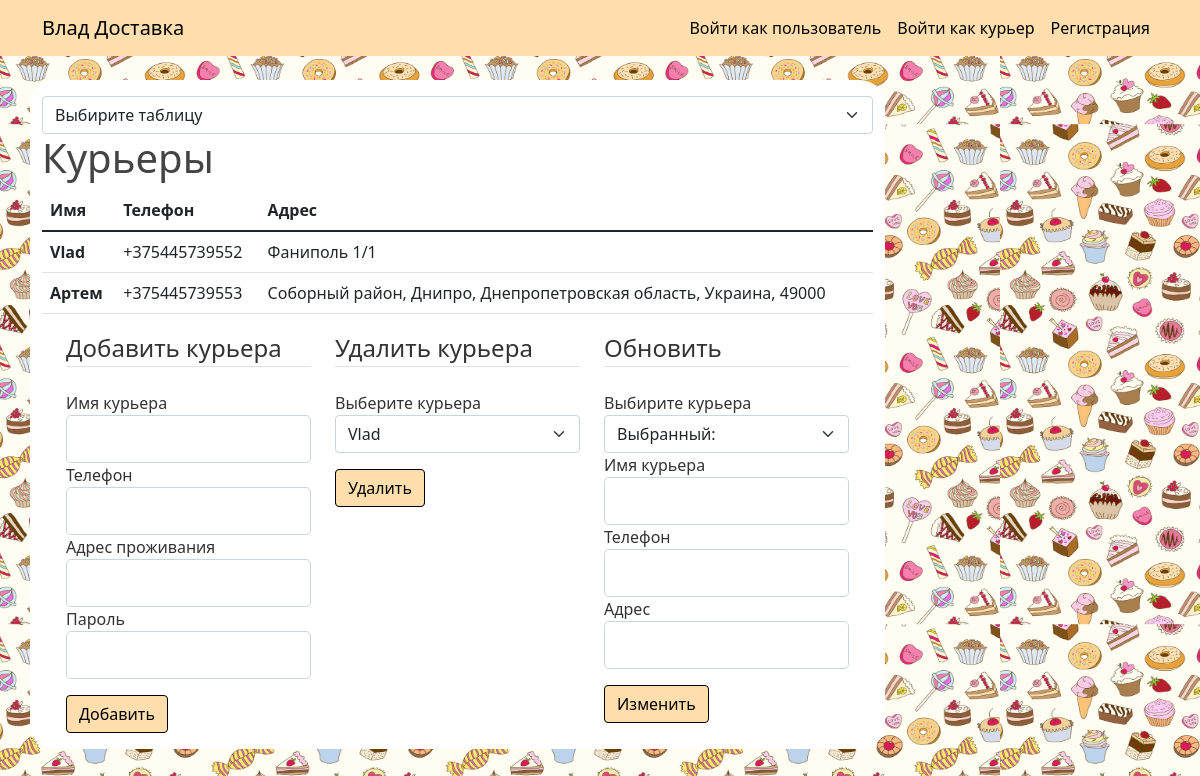
/admin_tables/couriers/, run on the app's committed database.
### bd_project/models.py (models this page shows, shortened)
class BaseModel(Model):
    id = PrimaryKeyField(unique=True)
    class Meta:
        database = db
        order_by = 'id'

class Courier(BaseModel):
    name = CharField(max_length=20, unique=True, null=False)
    phone = CharField(max_length=15, unique=True, null=False)
    address = CharField(max_length=20, null=False)
    password = CharField(null=False)
    class Meta:
        db_table = 'Couriers'

### bd_project/admin_couriers_table/routes.py (the view)
@admin_couriers_table.route('/admin_tables/couriers/', methods=['GET'])
def couriers_table():
    add_form, delete_form, update_form, couriers = init_forms_and_couriers()
    delete_form.select_del.choices = [(g.id, g.name) for g in couriers]
    return render_template('admin_pages/table_couriers.html', couriers=couriers, add_form=add_form,
                           delete_form=delete_form, update_form=update_form)

### bd_project/admin_couriers_table/forms.py (shortened to what this page needs)
class AddCourierForm(FlaskForm):
    name_add = StringField('Имя курьера',
                           validators=[DataRequired(), Length(min=2, max=20)])
    phone_add = StringField('Телефон',
                            validators=[DataRequired()])
    address_add = StringField('Адрес проживания',
                              validators=[DataRequired()])
    password_add = StringField('Пароль', validators=[DataRequired()])
    submit_add = SubmitField('Добавить')

class DeleteCourierForm(FlaskForm):
    select_del = SelectField('Выберите курьера', coerce=int)
    del_submit = SubmitField('Удалить')

### bd_project/admin_couriers_table/utils.py (called while the page is built)
def init_forms_and_couriers():
    add_form = AddCourierForm()
    delete_form = DeleteCourierForm()
    update_form = UpdateCourierForm()
    couriers = Courier.select()
    return add_form, delete_form, update_form, couriers

### bd_project/templates/admin_pages/table_couriers.html (shortened to what this page needs)
{% extends "admin_pages/admin.html" %}
{% block table %}
<body>
<h1>Курьеры</h1>
<table class="table table">
    <thead>
    <tr>
        <th scope="col">Имя</th>
        <th scope="col">Телефон</th>
        <th scope="col">Адрес</th>
    </tr>
    </thead>
    <tbody>
    {% for courier in couriers %}
    <tr>
        <th scope="row">{{ courier.name }}</th>
        <td>{{ courier.phone }}</td>
        <td>{{ courier.address }}</td>
    </tr>
    {% endfor %}
    </tbody>
</table>
<div class="container">
    <div class="row">
        <div class="col">
            <form method="post" action="{{ url_for('admin_couriers_table.courier_creation') }}">
                <fieldset class="form-group">
                    <legend class="border-bottom mb-4">Добавить курьера</legend>
                    <div class="form-group">
                        {{ add_form.name_add.label(class="form-control-label") }}
                        {% if add_form.name_add.errors %}
                        {{ add_form.name_add(class="form-control form-control-lg is-invalid") }}
                        <div class="invalid-feedback">
                            {% for error in add_form.name_add.errors %}
                            <span>{{ error }}</span>
                            {% endfor %}
                        </div>
                        {% else %}
                        {{ add_form.name_add(class="form-control form-control-lg") }}
                        {% endif %}
                    </div>
                    <div class="form-group">
                        {{ add_form.phone_add.label(class="form-control-label") }}
                        {% if add_form.phone_add.errors %}
                        {{ add_form.phone_add(class="form-control form-control-lg is-invalid") }}
                        <div class="invalid-feedback">
                            {% for error in add_form.phone_add.errors %}
                            <span>{{ error }}</span>
                            {% endfor %}
                        </div>
                        {% else %}
                        {{ add_form.phone_add(class="form-control form-control-lg") }}
                        {% endif %}
                    </div>
                    <div class="form-group">
                        {{ add_form.address_add.label(class="form-control-label") }}
                        {% if add_form.address_add.errors %}
                        {{ add_form.address_add(class="form-control form-control-lg is-invalid") }}
                        <div class="invalid-feedback">
                            {% for error in add_form.address_add.errors %}
                            <span>{{ error }}</span>
                            {% endfor %}
                        </div>
                        {% else %}
                        {{ add_form.address_add(class="form-control form-control-lg") }}
                        {% endif %}
                    </div>
                     <div class="form-group">
                        {{ add_form.password_add.label(class="form-control-label") }}
                        {% if add_form.password_add.errors %}
                        {{ add_form.password_add(class="form-control form-control-lg is-invalid") }}
                        <div class="invalid-feedback">
                            {% for error in add_form.password_add.errors %}
                            <span>{{ error }}</span>
                            {% endfor %}
                        </div>
                        {% else %}
                        {{ add_form.password_add(class="form-control form-control-lg") }}
                        {% endif %}
                    </div>
                    <div class="form-group pt-3">
                        {{ add_form.submit_add(class="btn btn-outline-info") }}
                    </div>
                </fieldset>
            </form>
        </div>
        <div class="col">
            <form method="post" action="{{ url_for('admin_couriers_table.courier_removing') }}">
                <fieldset class="form-group">
                    <legend class="border-bottom mb-4">Удалить курьера</legend>
                    <div class="form-group">
                        {{ delete_form.select_del.label(class="form-control-label") }}
                        {{ delete_form.select_del(class="form-select") }}
                    </div>
                    <div class="form-group pt-3">
                        {{ delete_form.del_submit(class="btn btn-outline-info") }}
                    </div>
                </fieldset>
            </form>
        </div>
         <div class="col">
            <form method="post" action="">
                <fieldset class="form-group">
                    <legend class="border-bottom mb-4">Обновить</legend>
                    <label class="form-control-label">Выбирите курьера</label>
                    <select class="form-select " onchange="location = this.value;" name="forma">
                        <option selected>Выбранный: {{ select_courier }}</option>
                    </select>
                    <div class="form-group">
                        {{ update_form.name_update.label(class="form-control-label") }}
                        {% if update_form.name_update.errors %}
                        {{ update_form.name_update(class="form-control form-control-lg is-invalid") }}
                        <div class="invalid-feedback">
                            {% for error in update_form.name_update.errors %}
                            <span>{{ error }}</span>
                            {% endfor %}
                        </div>
                        {% else %}
                        {{ update_form.name_update(class="form-control form-control-lg") }}
                        {% endif %}
                    </div>
                    <div class="form-group">
                        {{ update_form.phone_update.label(class="form-control-label") }}
                        {% if update_form.phone_update.errors %}
                        {{ update_form.phone_update(class="form-control form-control-lg is-invalid") }}
                        <div class="invalid-feedback">
                            {% for error in update_form.phone_update.errors %}
                            <span>{{ error }}</span>
                            {% endfor %}
                        </div>
                        {% else %}
                        {{ update_form.phone_update(class="form-control form-control-lg") }}
                        {% endif %}
                    </div>
                    <div class="form-group">
                        {{ update_form.address_update.label(class="form-control-label") }}
                        {% if update_form.address_update.errors %}
                        {{ update_form.address_update(class="form-control form-control-lg is-invalid") }}
                        <div class="invalid-feedback">
                            {% for error in update_form.address_update.errors %}
                            <span>{{ error }}</span>
                            {% endfor %}
                        </div>
                        {% else %}
                        {{ update_form.address_update(class="form-control form-control-lg") }}
                        {% endif %}
                    </div>
                    <div class="form-group pt-3">
                        {{ update_form.submit_update(class="btn btn-outline-info") }}
                    </div>
                </fieldset>
            </form>
        </div>
    </div>
</div>
</body>
{% endblock table %}

### bd_project/static/main.css (style rules this page uses)
body { background: #fafafa; color: #333333; margin-top: 5rem; }
h1, h2, h3, h4, h5, h6 { color: #444444; }
.btn-outline-info { background: #FFDEAD; color: black; border: 1px solid black; }
body { background-image: url("../static/background.png"); background-position: left, right; background-repeat: repeat; background-size: 1000px 500px; }

### data on the page
Courier: name "Vlad", phone "+375445739552", address "Фаниполь 1/1"
Courier: name "Артем", phone "+375445739553", address "Соборный район, Днипро, Днепропетровская область, Украина, 49000"

### other printed values
{{ add_form.name_add.label(class="form-control-label") }} "Имя курьера"
{{ add_form.phone_add.label(class="form-control-label") }} "Телефон"
{{ add_form.address_add.label(class="form-control-label") }} "Адрес проживания"
{{ add_form.password_add.label(class="form-control-label") }} "Пароль"
{{ delete_form.select_del.label(class="form-control-label") }} "Выберите курьера"
{{ update_form.name_update.label(class="form-control-label") }} "Имя курьера"
{{ update_form.phone_update.label(class="form-control-label") }} "Телефон"
{{ update_form.address_update.label(class="form-control-label") }} "Адрес"
